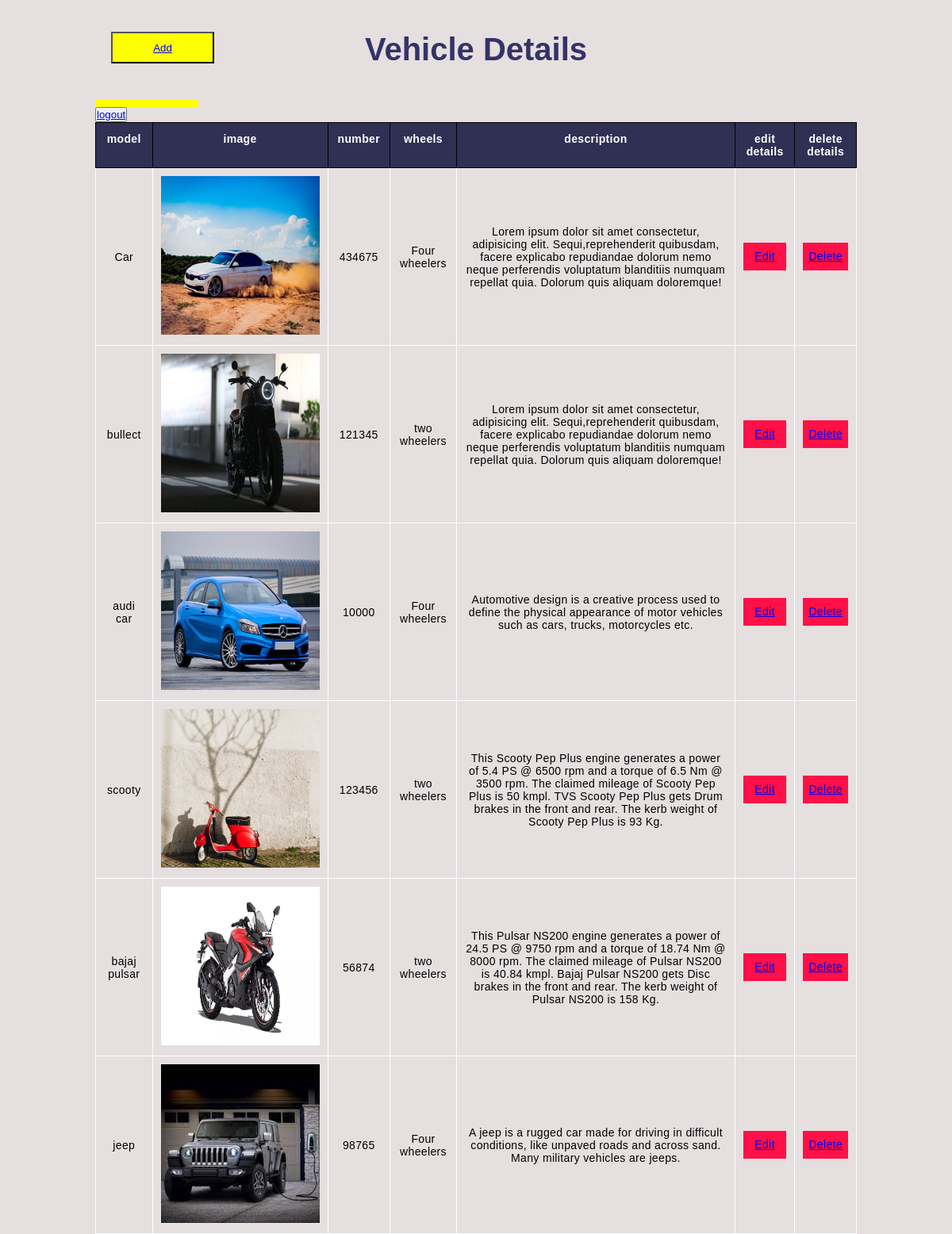
/super (signed in), run on the app's committed database.
### zomoto/models.py (models this page shows)
class Enter(models.Model):
    model = models.CharField(max_length=200)
    image = models.FileField()
    number = models.IntegerField(max_length=25)
    wheels = models.CharField(max_length=50)
    description = models.CharField(max_length=250)

### zomoto/views.py (the view)
# urls.py: path('super',views.super,name='super'),
def super(request):
    if 'email' in request.session:
        sun = Enter.objects.all()
        data = {
            'values': sun
        }
        return render(request, 'su-admin.html', data)
    return redirect("/")

### templates/su-admin.html (shortened to what this page needs)
<!DOCTYPE html>
{%load static%}
<html lang="en">
<head>
    <link rel="stylesheet" href="{% static 'super.css' %}">
</head>
<body>
<div class="container">
<h2>Vehicle Details</h2>
<div class="main-btn">
  <button style="width:130px; height:40px;margin:20px;position:absolute;top:20px;background:yellow;"><a href="{% url 'item' %}">Add</a></button>
    </div>
  <button><a href="{% url 'logout' %}">logout</a></button>
<table class="table">
  <thead>
  <tr>
    <th>model</th>
    <th>image</th>
    <th>number</th>
    <th>wheels</th>
    <th>description</th>
    <th>edit details</th>
    <th>delete details</th>
  </tr>
  </thead>
{%for i in values%}
<tr>
  <td>{{i.model}}</td>
  <td><img src="{{i.image.url}}"  style="width:200px;height:200px;"></td>
  <td>{{i.number}}</td>
  <td>{{i.wheels}}</td>
  <td>{{i.description}}</td>
  <td><a href="{% url 'update' i.id %}">Edit</a></td>
  <td><a href="{% url 'delete' i.id %}">Delete</a></td>
</tr>
  {%endfor%}
</table>
  </div>
</body>
</html>

### static/super.css (style rules this page uses)
* { padding:0%; margin:0; font-family:sans-serif; }
body { background: rgba(224, 216, 216, 0.8); }
.container { padding:0 10%; margin:40px auto 0; }
.container h2 { font-size:40px; text-align:center; color: rgba(7, 7, 75, 0.8); margin-bottom:40px; }
.table { width:100%; border-collapse: collapse; }
.table thead { background-color: rgba(3, 6, 52, 0.8); }
.table thead tr th { font-size:14px; font-weight:600; letter-spacing: 0.35px; color: white; opacity: 1; padding: 12px; vertical-align: top; border: 1px solid black; }
.table tr td { font-size: 14px; letter-spacing: 0.35px; font-weight: normal; color: black; border: white; padding: 10px; text-align: center; border:1px solid white; }
.table tr td a { width:130px text-decoration: none; line-height: 35px; display: block; background-color: #ff1046; }
.main-btn { width:130px; height:10px; background:yellow; }

### data on the page
Enter: model "Car", image (picture), number "434675", wheels "Four wheelers", description "Lorem ipsum dolor sit amet consectetur, adipisicing elit. Sequi,reprehenderit quibusdam, facere explicabo repudiandae dolorum nemo neque perferendis voluptatum blanditiis numquam repellat quia. Dolorum quis aliquam doloremque!"
Enter: model "bullect", image (picture), number "121345", wheels "two wheelers", description "Lorem ipsum dolor sit amet consectetur, adipisicing elit. Sequi,reprehenderit quibusdam, facere explicabo repudiandae dolorum nemo neque perferendis voluptatum blanditiis numquam repellat quia. Dolorum quis aliquam doloremque!"
Enter: model "audi car", image (picture), number "10000", wheels "Four wheelers", description "Automotive design is a creative process used to define the physical appearance of motor vehicles such as cars, trucks, motorcycles etc."
Enter: model "scooty", image (picture), number "123456", wheels "two wheelers", description "This Scooty Pep Plus engine generates a power of 5.4 PS @ 6500 rpm and a torque of 6.5 Nm @ 3500 rpm. The claimed mileage of Scooty Pep Plus is 50 kmpl. TVS Scooty Pep Plus gets Drum brakes in the front and rear. The kerb weight of Scooty Pep Plus is 93 Kg."
Enter: model "bajaj pulsar", image (picture), number "56874", wheels "two wheelers", description "This Pulsar NS200 engine generates a power of 24.5 PS @ 9750 rpm and a torque of 18.74 Nm @ 8000 rpm. The claimed mileage of Pulsar NS200 is 40.84 kmpl. Bajaj Pulsar NS200 gets Disc brakes in the front and rear. The kerb weight of Pulsar NS200 is 158 Kg."
Enter: model "jeep", image (picture), number "98765", wheels "Four wheelers", description "A jeep is a rugged car made for driving in difficult conditions, like unpaved roads and across sand. Many military vehicles are jeeps."
